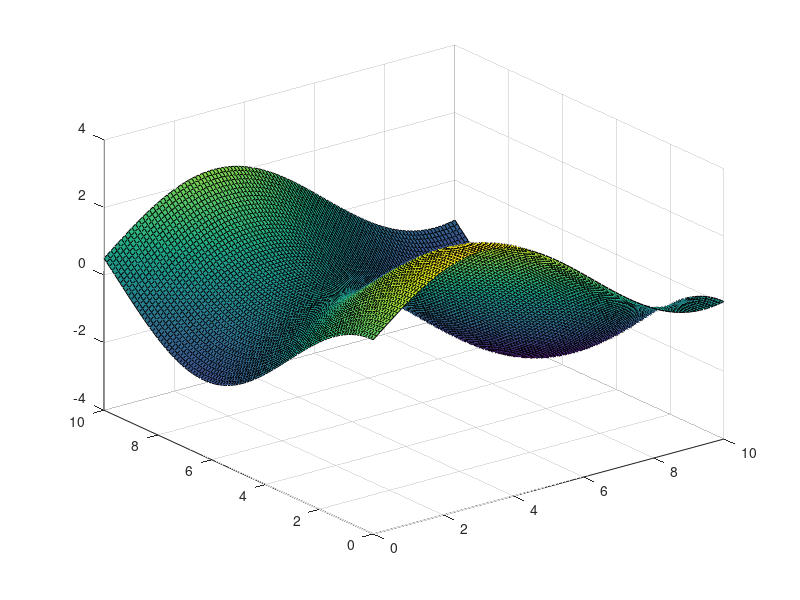

Here is the MATLAB script that generated this plot: (Note: this script raises an error after producing the figure.)



%%%%%%%%%%%%%% surface equation
	A1_plot = 3.5*0.50;
	a1_plot = 0.50;
	B1_plot = 3.5*0.50;
	b1_plot = 0.50;
% z_plot = A1_plot*sin(a1_plot*x) + B1_plot*cos(b1_plot*y);
% ezplot3(x,y,z_plot)

% z_ = A1_plot*sin(a1_plot*x) + B1_plot*cos(b1_plot*y);
% 
figure;
[x_plot,y_plot] = meshgrid(0:.1:10);
Z = A1_plot*sin(a1_plot*x_plot) + B1_plot*cos(b1_plot*y_plot);	
surf(x_plot, y_plot, Z);
hold on;

% ezsurf(A1_plot*sin(a1_plot*x) + B1_plot*cos(b1_plot*y));
%     ezplot3('sin(t)','cos(t)','t',[0,6*pi])

% t = 0:1:10;
syms t
x = (2062002554566511*(5*t - 5)*(t/9 - 10/9)^4)/20266198323167232 - (32357166663231665*(t/9 - 10/9)^2*(t - 1)^3)/3283124128353091584 - (3350520840345335*(t/9 - 10/9)^3*(t - 1)^2)/91197892454252544 + (10*(t - 1)^5)/59049 + (24772024343381105*(t/9 - 10/9)*(t - 1)^4)/14774058577588912128;
y = (1106044693157120635809825074745917073151216110692645*t^9)/100433627766186892221372630771322662657637687111424552206336 - (44456071421789398892519985922026966078435909411855*t^10)/200867255532373784442745261542645325315275374222849104412672 - (185314114824745836913908271686768158453715908531555385*t^8)/803469022129495137770981046170581301261101496891396417650688 + (258495431534620741116426893140925632857945447581601375*t^7)/100433627766186892221372630771322662657637687111424552206336 - (6209359447161638600885752360334178708622169605269239475*t^6)/401734511064747568885490523085290650630550748445698208825344 + (7165939828315019327563864488289922266744200644853906345*t^5)/200867255532373784442745261542645325315275374222849104412672 + (1546992004524072907670025119110806269256479088420039495*t^4)/12554203470773361527671578846415332832204710888928069025792 - (13459355634886076009464438280449743635642293953120886095*t^3)/12554203470773361527671578846415332832204710888928069025792 + (1144325753553116561887983280522614811870555464262546038525*t^2)/401734511064747568885490523085290650630550748445698208825344 - (610878946151768769366450453794967727151346981463875554625*t)/200867255532373784442745261542645325315275374222849104412672 + 23170125086052046342765400415904409614714651376593848752914214125055/20705239040371691362304267586831076357353326916511159665487572671397888;
z = (7*cos(y/2))/4 + (7*sin(x/2))/4;



% y = (3954289611*t^10)/400000000000000000 - (94403116987*t^9)/90000000000000000 + (27444966803*t^8)/800000000000000 - (74503357617*t^7)/140000000000000 + (106674298163*t^6)/24000000000000 - (20292554409*t^5)/1000000000000 + (19125763359*t^4)/400000000000 - (364790327*t^3)/6000000000 + (39186447*t^2)/400000000 - (535463*t)/10000000;
% x = (7437*t^4*(t/10 - 1))/10000000 - (751*t*(t/10 - 1)^4)/4000 - (4501*t^2*(t/10 - 1)^3)/20000 + (2129*t^3*(t/10 - 1)^2)/200000 + t^5/100000;
% z =(7*cos((3954289611*t^10)/800000000000000000 - (94403116987*t^9)/180000000000000000 + (27444966803*t^8)/1600000000000000 - (74503357617*t^7)/280000000000000 + (106674298163*t^6)/48000000000000 - (20292554409*t^5)/2000000000000 + (19125763359*t^4)/800000000000 - (364790327*t^3)/12000000000 + (39186447*t^2)/800000000 - (535463*t)/20000000))/4 + (7*sin((7437*t^4*(t/10 - 1))/20000000 - (751*t*(t/10 - 1)^4)/8000 - (4501*t^2*(t/10 - 1)^3)/40000 + (2129*t^3*(t/10 - 1)^2)/400000 + t^5/200000))/4
% 
figure
ezplot3(x,y,z, [1, 10])